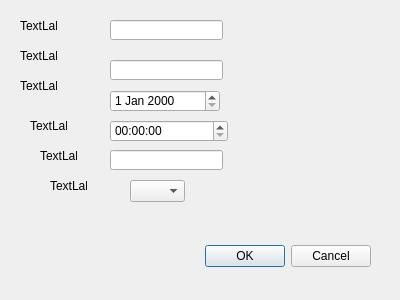
<?xml version="1.0" encoding="UTF-8"?>
<ui version="4.0">
 <class>AddAppointmentDialog</class>
 <widget class="QDialog" name="AddAppointmentDialog">
  <property name="geometry">
   <rect>
    <x>0</x>
    <y>0</y>
    <width>400</width>
    <height>300</height>
   </rect>
  </property>
  <property name="windowTitle">
   <string>Dialog</string>
  </property>
  <widget class="QDialogButtonBox" name="buttonBox">
   <property name="geometry">
    <rect>
     <x>30</x>
     <y>240</y>
     <width>341</width>
     <height>32</height>
    </rect>
   </property>
   <property name="orientation">
    <enum>Qt::Orientation::Horizontal</enum>
   </property>
   <property name="standardButtons">
    <set>QDialogButtonBox::StandardButton::Cancel|QDialogButtonBox::StandardButton::Ok</set>
   </property>
  </widget>
  <widget class="QLabel" name="label">
   <property name="geometry">
    <rect>
     <x>20</x>
     <y>20</y>
     <width>37</width>
     <height>12</height>
    </rect>
   </property>
   <property name="text">
    <string>TextLabel</string>
   </property>
  </widget>
  <widget class="QLabel" name="label_2">
   <property name="geometry">
    <rect>
     <x>20</x>
     <y>50</y>
     <width>37</width>
     <height>12</height>
    </rect>
   </property>
   <property name="text">
    <string>TextLabel</string>
   </property>
  </widget>
  <widget class="QLabel" name="label_3">
   <property name="geometry">
    <rect>
     <x>20</x>
     <y>80</y>
     <width>37</width>
     <height>12</height>
    </rect>
   </property>
   <property name="text">
    <string>TextLabel</string>
   </property>
  </widget>
  <widget class="QLabel" name="label_4">
   <property name="geometry">
    <rect>
     <x>30</x>
     <y>120</y>
     <width>37</width>
     <height>12</height>
    </rect>
   </property>
   <property name="text">
    <string>TextLabel</string>
   </property>
  </widget>
  <widget class="QLabel" name="label_5">
   <property name="geometry">
    <rect>
     <x>40</x>
     <y>150</y>
     <width>37</width>
     <height>12</height>
    </rect>
   </property>
   <property name="text">
    <string>TextLabel</string>
   </property>
  </widget>
  <widget class="QLabel" name="label_6">
   <property name="geometry">
    <rect>
     <x>50</x>
     <y>180</y>
     <width>37</width>
     <height>12</height>
    </rect>
   </property>
   <property name="text">
    <string>TextLabel</string>
   </property>
  </widget>
  <widget class="QLineEdit" name="txtDoctorID">
   <property name="geometry">
    <rect>
     <x>110</x>
     <y>20</y>
     <width>113</width>
     <height>20</height>
    </rect>
   </property>
  </widget>
  <widget class="QLineEdit" name="txtPatientID">
   <property name="geometry">
    <rect>
     <x>110</x>
     <y>60</y>
     <width>113</width>
     <height>20</height>
    </rect>
   </property>
  </widget>
  <widget class="QLineEdit" name="txtRoom">
   <property name="geometry">
    <rect>
     <x>110</x>
     <y>150</y>
     <width>113</width>
     <height>20</height>
    </rect>
   </property>
  </widget>
  <widget class="QDateEdit" name="dateEditAppointment">
   <property name="geometry">
    <rect>
     <x>110</x>
     <y>90</y>
     <width>110</width>
     <height>22</height>
    </rect>
   </property>
  </widget>
  <widget class="QTimeEdit" name="timeEditAppointment">
   <property name="geometry">
    <rect>
     <x>110</x>
     <y>120</y>
     <width>118</width>
     <height>22</height>
    </rect>
   </property>
  </widget>
  <widget class="QComboBox" name="comboStatus">
   <property name="geometry">
    <rect>
     <x>130</x>
     <y>180</y>
     <width>55</width>
     <height>22</height>
    </rect>
   </property>
  </widget>
 </widget>
 <resources/>
 <connections>
  <connection>
   <sender>buttonBox</sender>
   <signal>accepted()</signal>
   <receiver>AddAppointmentDialog</receiver>
   <slot>accept()</slot>
   <hints>
    <hint type="sourcelabel">
     <x>248</x>
     <y>254</y>
    </hint>
    <hint type="destinationlabel">
     <x>157</x>
     <y>274</y>
    </hint>
   </hints>
  </connection>
  <connection>
   <sender>buttonBox</sender>
   <signal>rejected()</signal>
   <receiver>AddAppointmentDialog</receiver>
   <slot>reject()</slot>
   <hints>
    <hint type="sourcelabel">
     <x>316</x>
     <y>260</y>
    </hint>
    <hint type="destinationlabel">
     <x>286</x>
     <y>274</y>
    </hint>
   </hints>
  </connection>
 </connections>
</ui>
